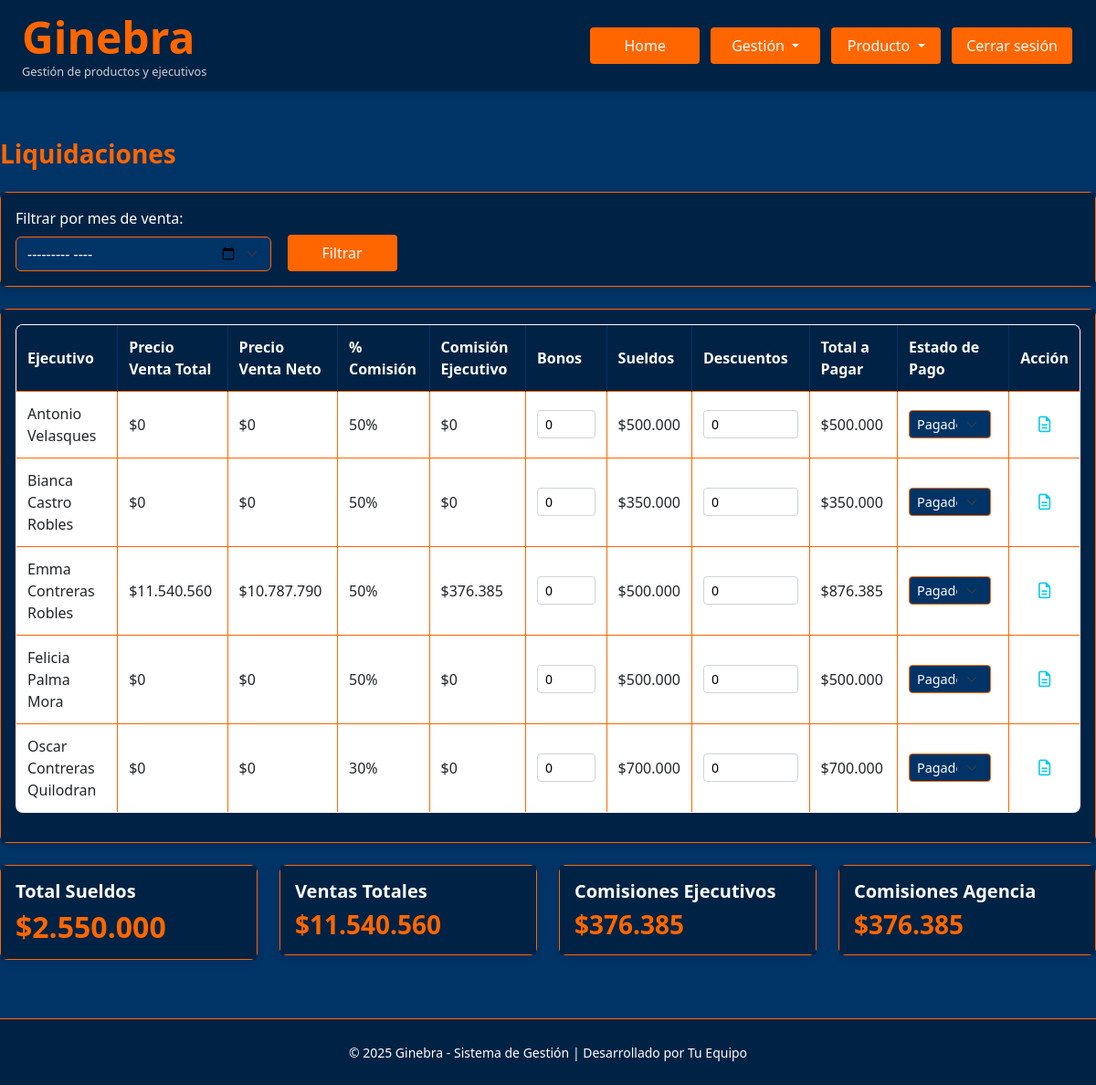
Screenshot of /liquidaciones (signed in) with the database file from the repository.
### Ginebra.py (models this page shows, shortened)
class Reserva(db.Model):
    id = db.Column(db.Integer, primary_key=True)
    usuario_id = db.Column(db.Integer, db.ForeignKey('usuario.id'), nullable=False)
    fecha_viaje = db.Column(db.Date, nullable=True, index=True)
    fecha_fin_viaje = db.Column(db.Date, nullable=True, index=True)
    fecha_venta = db.Column(db.Date, nullable=True, index=True)
    producto = db.Column(db.String(100), index=True)
    modalidad_pago = db.Column(db.String(100), index=True)
    nombre_pasajero = db.Column(db.String(100), index=True)
    telefono_pasajero = db.Column(db.String(100), index=True)
    mail_pasajero = db.Column(db.String(100), index=True)
    precio_venta_total = db.Column(db.Numeric(12,2), default=Decimal('0.00'), index=True)
    precio_venta_neto = db.Column(db.Numeric(12,2), default=Decimal('0.00'), index=True)
    hotel_neto = db.Column(db.Numeric(12,2), default=Decimal('0.00'), index=True)
    vuelo_neto = db.Column(db.Numeric(12,2), default=Decimal('0.00'), index=True)
    traslado_neto = db.Column(db.Numeric(12,2), default=Decimal('0.00'), index=True)
    seguro_neto = db.Column(db.Numeric(12,2), default=Decimal('0.00'), index=True)
    circuito_neto = db.Column(db.Numeric(12,2), default=Decimal('0.00'), index=True)
    crucero_neto = db.Column(db.Numeric(12,2), default=Decimal('0.00'), index=True)
    excursion_neto = db.Column(db.Numeric(12,2), default=Decimal('0.00'), index=True)
    paquete_neto = db.Column(db.Numeric(12,2), default=Decimal('0.00'), index=True)
    ganancia_total =  db.Column(db.Numeric(12,2), default=Decimal('0.00'), index=True)
    comision_ejecutivo = db.Column(db.Numeric(12,2), default=Decimal('0.00'), index=True)
    comision_agencia = db.Column(db.Numeric(12,2), default=Decimal('0.00'), index=True)
    bonos = db.Column(db.Numeric(12,2), default=Decimal('0.00'), index=True)
    localizadores = db.Column(db.Text, nullable=True)
    nombre_ejecutivo = db.Column(db.String(100), index=True)
    correo_ejecutivo = db.Column(db.String(100), index=True)
    destino = db.Column(db.String(100))
    comentarios = db.Column(db.Text, nullable=True)
    comprobante_venta = db.Column(db.String(200))
    comprobante_pdf = db.Column(db.LargeBinary)
    estado_pago = db.Column(db.Enum(*ESTADO_PAGO_OPTIONS, name='estado_pago_reserva'), default='No Pagado')
    venta_cobrada = db.Column(db.Enum(*VENTA_COBRADA_OPTIONS, name='venta_cobrada_options'), default='No Cobrada')
    venta_emitida = db.Column(db.Enum(*VENTA_EMITIDA_OPTIONS, name='venta_emitida_options'), default='No Emitida')
    opinion = db.Column(db.Enum(*OPINION_OPTIONS, name='estado_opinion_viaje'), default='no')
    postventa = db.Column(db.Enum(*POSTVENTA_OPTIONS, name='estado_postventa_viaje'), default='no')
    estado_postventa = db.Column(db.Enum(*ESTADO_POSTVENTA_OPTIONS, name='estado_postventa_viaje'), default='not ok')
    experiencia = db.Column(db.Text, nullable=True)
    seguimiento = db.Column(db.Text, nullable=True)
    usuario = db.relationship('Usuario', backref=db.backref('reservas', lazy=True))
    empresa_id = db.Column(db.Integer, db.ForeignKey('empresa.id'), nullable=True)
    empresa = db.relationship('Empresa', backref=db.backref('reservas', lazy=True))

class Usuario(UserMixin, db.Model):
    id = db.Column(db.Integer, primary_key=True)
    username = db.Column(db.String(150), unique=True, nullable=False, index=True)
    password_hash = db.Column(db.String(256), nullable=False)
    nombre = db.Column(db.String(150), index=True)
    apellidos = db.Column(db.String(150), index=True)
    rut = db.Column(db.String(12), unique=True, nullable=True, index=True)
    fecha_nacimiento = db.Column(db.Date, index=True)
    fecha_ingreso = db.Column(db.Date, index=True)
    telefono = db.Column(db.String(20), index=True)
    correo_personal = db.Column(db.String(150), index=True)
    correo = db.Column(db.String(150), unique=True, nullable=False, index=True)
    direccion = db.Column(db.String(250), index=True)
    comision = db.Column(db.Numeric(12,2), default=Decimal('0'), index=True)
    sueldo = db.Column(db.Numeric(12,2), default=Decimal('0'), index=True)
    banco = db.Column(db.String(100), index=True)
    cuenta_bancaria = db.Column(db.String(100), index=True)
    estado = db.Column(db.Enum(*ESTADO_OPTIONS, name='estado_usuario'), default='Activo')
    rol = db.Column(db.Enum(*ROLES, name='roles'), nullable=False)
    empresa_id = db.Column(db.Integer, db.ForeignKey('empresa.id'), nullable=True)
    empresa = db.relationship('Empresa', backref=db.backref('usuarios', lazy=True))
    @property
    def password(self):
        """No permite leer la contraseña directamente."""
        raise AttributeError('No se puede leer la contraseña')

### Ginebra.py (the view)
@app.route('/liquidaciones')
@login_required
@rol_required('admin', 'master', 'controling')
@empresa_tiene_gestion_required
def liquidaciones():
    mes_param = request.args.get('mes', '')
    ejecutivo_param = request.args.get('ejecutivo', '')
    selected_empresa_id = request.args.get('empresa_id', '')
    fecha_actual = datetime.now()
    meses_anteriores = []
    for i in range(12):
        fecha_mes = fecha_actual - timedelta(days=30*i)
        mes_str = fecha_mes.strftime('%Y-%m')
        mes_nombre = obtener_nombre_mes(fecha_mes.month)
        meses_anteriores.append(f"{mes_str} ({mes_nombre})")
    selected_mes_str = mes_param if mes_param else meses_anteriores[0]
    año_mes = selected_mes_str.split(' (')[0]
    año, mes = map(int, año_mes.split('-'))
    roles_liquidaciones = ['ejecutivo', 'controling', 'analista']
    usuarios_query = Usuario.query.filter(Usuario.rol.in_(roles_liquidaciones))
    if selected_empresa_id:
        usuarios_query = usuarios_query.filter(Usuario.empresa_id == int(selected_empresa_id))
    usuarios = usuarios_query.order_by(Usuario.nombre, Usuario.apellidos).all()
    reservas_query = Reserva.query.join(Usuario).filter(
        db.extract('year', Reserva.fecha_venta) == año,
        db.extract('month', Reserva.fecha_venta) == mes
    )
    if selected_empresa_id:
        reservas_query = reservas_query.filter(
            Usuario.empresa_id == int(selected_empresa_id),
            Usuario.rol.in_(roles_liquidaciones)
        )
    reservas = reservas_query.all()
    reservas_por_usuario = {}
    for reserva in reservas:
        key = f"{reserva.usuario.nombre} {reserva.usuario.apellidos}"
        if key not in reservas_por_usuario:
            reservas_por_usuario[key] = []
        reservas_por_usuario[key].append(reserva)
    liquidaciones_data = []
    totales = {
        'precio_venta_total': 0,
        'precio_venta_neto': 0,
        'comision_ejecutivo': 0,
        'comision_agencia': 0
    }
    for usuario in usuarios:
        nombre_completo = f"{usuario.nombre} {usuario.apellidos}"
        reservas_usuario = reservas_por_usuario.get(nombre_completo, [])
        data = {
            'id': usuario.id,
            'ejecutivo': nombre_completo,
            'precio_venta_total': 0,
            'precio_venta_neto': 0,
            'comision_ejecutivo': 0,
            'comision_agencia': 0,
            'porcentaje_comision': getattr(usuario, 'comision', 0),
            'sueldo': getattr(usuario, 'sueldo', 0),
            'estado_pago': 'No definido',
            'bonos': 0,
            'descuentos': 0,
            'total_pagar': 0
        }
        for reserva in reservas_usuario:
            comision_ejecutivo, comision_agencia, ganancia_total, _, _ = calcular_comisiones(reserva, reserva.usuario)
            data['precio_venta_total'] += reserva.precio_venta_total or 0
            data['precio_venta_neto'] += reserva.precio_venta_neto or 0
            data['comision_ejecutivo'] += comision_ejecutivo or 0
            data['comision_agencia'] += comision_agencia or 0
            if reserva.estado_pago == 'Pagado':
                data['estado_pago'] = 'Pagado'
        data['total_pagar'] = (
            (data['comision_ejecutivo'] or 0)
            + (data['bonos'] or 0)
            + (data['sueldo'] or 0)
            - (data['descuentos'] or 0)
        )
        totales['precio_venta_total'] += data['precio_venta_total']
        totales['precio_venta_neto'] += data['precio_venta_neto']
        totales['comision_ejecutivo'] += data['comision_ejecutivo']
        totales['comision_agencia'] += data['comision_agencia']
        liquidaciones_data.append(data)
    empresas = Empresa.query.all()
    return render_template('liquidaciones.html',
                         estados_data=liquidaciones_data,
                         totales=totales,
                         selected_mes_str=selected_mes_str,
                         meses_anteriores=meses_anteriores,
                         empresas=empresas,
                         selected_empresa_id=selected_empresa_id)

### templates/liquidaciones.html (shortened to what this page needs)
{% extends "base.html" %}
{% block extra_css %}
<link rel="stylesheet" href="{{ url_for('static', filename='liquidaciones.css') }}">
{% endblock %}
{% block content %}
<div class="container">
    <div class="d-flex justify-content-between align-items-center mb-4">
        <h3 class="mb-0">Liquidaciones</h3>
    </div>
    <div class="card mb-4">
        <div class="card-body">
            <form method="GET" class="row g-3 align-items-end">
                <div class="col-md-3">
                    <label for="mes" class="form-label">Filtrar por mes de venta:</label>
                    <input type="month" class="form-select" id="mes" name="mes" value="{{ selected_mes_str or '' }}">
                </div>
                <div class="col-md-2">
                    <button type="submit" class="btn btn-primary">Filtrar</button>
                </div>
            </form>
        </div>
    </div>
    <div class="card">
        <div class="card-body">
            {% if estados_data %}
            <div class="table-responsive">
                <table class="table table-bordered table-hover text-white align-middle">
                    <thead>
                        <tr>
                            <th>Ejecutivo</th>
                            <th>Precio Venta Total</th>
                            <th>Precio Venta Neto</th>
                            <th>% Comisión</th>
                            <th>Comisión Ejecutivo</th>
                            <th>Bonos</th>
                            <th>Sueldos</th>
                            <th>Descuentos</th>
                            <th>Total a Pagar</th>
                            <th>Estado de Pago</th>
                            <th>Acción</th>
                        </tr>
                    </thead>
                    <tbody>
                        {% for estado in estados_data %}
                        <tr>
                            <td>{{ estado.ejecutivo }}</td>
                            <td>${{ "{:,.0f}".format(estado.precio_venta_total or 0).replace(",", ".") }}</td>
                            <td>${{ "{:,.0f}".format(estado.precio_venta_neto or 0).replace(",", ".") }}</td>
                            <td>{{ (estado.porcentaje_comision or 0)|round|int }}%</td>
                            <td>${{ "{:,.0f}".format(estado.comision_ejecutivo or 0).replace(",", ".") }}</td>
                            <td>
                                <input type="number" class="form-control form-control-sm" name="bonos_{{ estado.id }}" value="{{ estado.bonos or 0 }}">
                            </td>
                            <td>${{ "{:,.0f}".format(estado.sueldo or 0).replace(",", ".") }}</td>
                            <td>
                                <input type="number" class="form-control form-control-sm" name="descuentos_{{ estado.id }}" value="{{ estado.descuentos or 0 }}">
                            </td>
                            <td>${{ "{:,.0f}".format(estado.total_pagar or 0).replace(",", ".") }}</td>
                            <td style="min-width: 120px;">
                                <select class="form-select form-select-sm" name="estado_pago_{{ estado.id }}" style="width: 90px; font-size: 0.9em;">
                                    <option value="Pagado" {% if estado.estado_pago == 'Pagado' %}selected{% endif %}>Pagado</option>
                                </select>
                            </td>
                            <td class="text-center">
                                <div class="d-inline-flex gap-2">
                                    <a href="{{ url_for('ver_liquidacion', usuario_id=estado.id, periodo=selected_mes_str.split(' ')[0]) }}" target="_blank" title="Generar PDF" class="icon-action text-info">
                                        <i class="fa-regular fa-file-lines"></i>
                                    </a>
                                </div>
                            </td>
                        </tr>
                        {% endfor %}
                    </tbody>
                </table>
            </div>
            {% else %}
            <div class="alert alert-info">
                <h5>No hay datos disponibles</h5>
                <p>No se encontraron reservas para el mes seleccionado: <strong>{{ selected_mes_str }}</strong></p>
            </div>
            {% endif %}
        </div>
    </div>
    {% if estados_data %}
    <div class="row mt-4">
        <div class="col-md-3">
            <div class="card bg-primary text-white">
                <div class="card-body">
                    <h5 class="card-title">Total Sueldos</h5>
                    <h2 class="card-text">
                        ${{ "{:,.0f}".format(estados_data|map(attribute='sueldo')|sum or 0).replace(",", ".") }}
                    </h2>
                </div>
            </div>
        </div>
        <div class="col-md-3">
            <div class="card bg-success text-white">
                <div class="card-body">
                    <h5 class="card-title">Ventas Totales</h5>
                    <h3 class="card-text">${{ "{:,.0f}".format(totales.precio_venta_total).replace(",", ".") }}</h3>
                </div>
            </div>
        </div>
        <div class="col-md-3">
            <div class="card bg-warning text-white">
                <div class="card-body">
                    <h5 class="card-title">Comisiones Ejecutivos</h5>
                    <h3 class="card-text">${{ "{:,.0f}".format(totales.comision_ejecutivo).replace(",", ".") }}</h3>
                </div>
            </div>
        </div>
        <div class="col-md-3">
            <div class="card bg-info text-white">
                <div class="card-body">
                    <h5 class="card-title">Comisiones Agencia</h5>
                    <h3 class="card-text">${{ "{:,.0f}".format(totales.comision_agencia).replace(",", ".") }}</h3>
                </div>
            </div>
        </div>
    </div>
    {% endif %}
</div>
{% endblock %}

### rows the page displays
Reserva: ejecutivo "Antonio Velasques", precio_venta_total "0", precio_venta_neto "0", comision_ejecutivo "0", bonos "0", descuentos "0", total_pagar "500.000", ejecutivo "Bianca Castro Robles", total_pagar "350.000", ejecutivo "Emma Contreras Robles", precio_venta_total "11.540.560", precio_venta_neto "10.787.790", comision_ejecutivo "376.385", total_pagar "876.385", ejecutivo "Felicia Palma Mora", ejecutivo "Oscar Contreras Quilodran", total_pagar "700.000"
Usuario: comision "50", sueldo "500.000"
Usuario: comision "50", sueldo "350.000"
Usuario: comision "50", sueldo "500.000"
Usuario: comision "50", sueldo "500.000"
Usuario: comision "30", sueldo "700.000"

### other values shown
{{ "{:,.0f}".format(totales.precio_venta_total).replace(",", ".") }} "11.540.560"
{{ "{:,.0f}".format(totales.comision_ejecutivo).replace(",", ".") }} "376.385"
{{ "{:,.0f}".format(totales.comision_agencia).replace(",", ".") }} "376.385"
